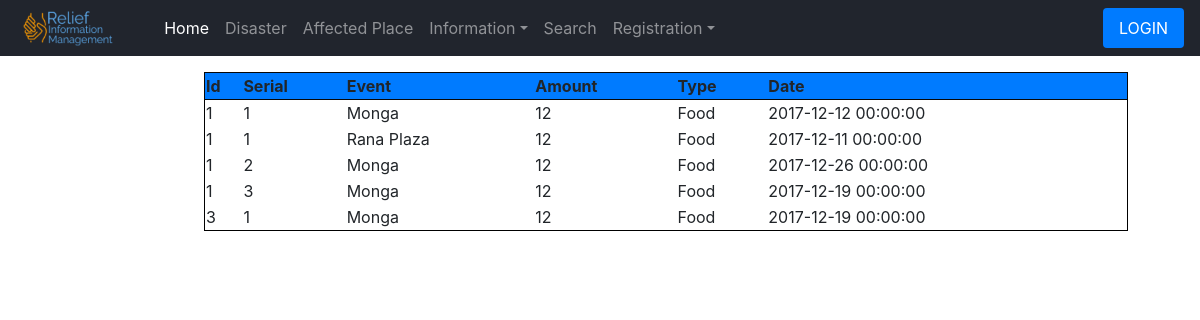
Page /project/distribute_table.php on the committed database.
### tables this page shows
CREATE TABLE `distribute` (
  `Survivor_ID` int(11) NOT NULL,
  `Distribute_serial_no` int(11) NOT NULL,
  `Disaster_event_name` varchar(30) NOT NULL,
  `Amount` int(11) NOT NULL,
  `Type` varchar(30) DEFAULT NULL,
  `Distribute_Date` datetime DEFAULT NULL
);

### project/distribute_table.php (the view, shortened to what this page needs)
<?php include 'header.php';?>
  <body>
    <?php include 'navbar.php';?>
   <table style="width: 77%;/* padding-left: 14%; */margin-left: 17%;margin-top: 4%;margin-bottom: 30%;border: 1px solid black;border-collapse: collapse;">
  <tr style="
    border: 1px solid #080808;
    background-color: #007bff;
">
	<th>Id</th>
    <th>Serial</th>
    <th>Event</th>
    <th>Amount</th>
    <th>Type</th>
    <th>Date</th>
  </tr>
    <?php
$servername = "localhost";
$username = "root";
$password = "";
$dbname = "relief2";
$conn = new mysqli($servername, $username, $password,$dbname);
$sql = "SELECT * FROM distribute";
$result = $conn->query($sql);
    while($row = $result->fetch_assoc()){
    	echo "<tr>";
    	$data = $row["Survivor_ID"];
    	echo "<td>";
    	echo "$data";
    	echo "</td>";
        $data = $row["Distribute_serial_no"];
        echo "<td>";
        echo "$data";
        echo "</td>";
        $data = $row["Disaster_event_name"];
        echo "<td>";
        echo "$data";
        echo "</td>";
    	$data = $row["Amount"];
    	echo "<td>";
    	echo "$data";
    	echo "</td>";
    	$data = $row["Type"];
    	echo "<td>";
    	echo "$data";
    	echo "</td>";
    	$data = $row["Distribute_Date"];
    	echo "<td>";
    	echo "$data";
    	echo "</td>";
    	echo "</tr>";
    }
 ?>
 </table>
</body>
</html>

### rows in the picture
distribute: Survivor_ID "1", Distribute_serial_no "1", Disaster_event_name "Monga", Amount "12", Type "Food", Distribute_Date "2017-12-12 00:00:00"
distribute: Survivor_ID "1", Distribute_serial_no "1", Disaster_event_name "Rana Plaza", Amount "12", Type "Food", Distribute_Date "2017-12-11 00:00:00"
distribute: Survivor_ID "1", Distribute_serial_no "2", Disaster_event_name "Monga", Amount "12", Type "Food", Distribute_Date "2017-12-26 00:00:00"
distribute: Survivor_ID "1", Distribute_serial_no "3", Disaster_event_name "Monga", Amount "12", Type "Food", Distribute_Date "2017-12-19 00:00:00"
distribute: Survivor_ID "3", Distribute_serial_no "1", Disaster_event_name "Monga", Amount "12", Type "Food", Distribute_Date "2017-12-19 00:00:00"
